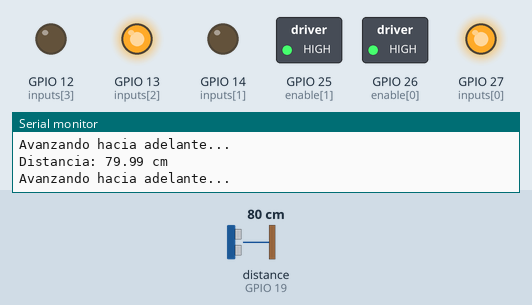
The sketch below on a simulated ESP32. On the bench: switched loads named in the sketch (green lamp = pin HIGH), output pins drawn as LEDs (lit = HIGH), the last lines printed to the serial monitor. Wiring (inferred from the names in the program): ultrasonic range finder: trigger GPIO 18; echo GPIO 19. Inputs (shaded band) come from the test bench; at power-on: distance to the obstacle (sensor on GPIO 19) 80 cm. The echo pulse lasts 58.3 µs per cm; pins used as bus, display or sensor lines are not drawn.

Above: at 1.2 s.
1.3 s: distance to the obstacle (sensor on GPIO 19) set to 33 cm
2.8 s: distance to the obstacle (sensor on GPIO 19) set to 27 cm
At 3.3 s:
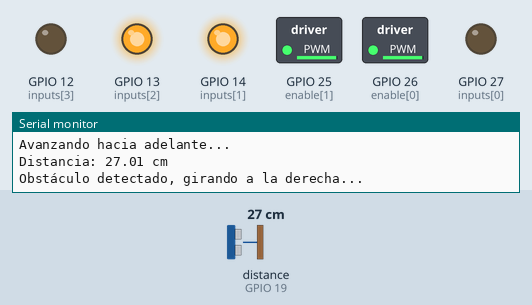
4.4 s: distance to the obstacle (sensor on GPIO 19) set to 35 cm
At 5.6 s:
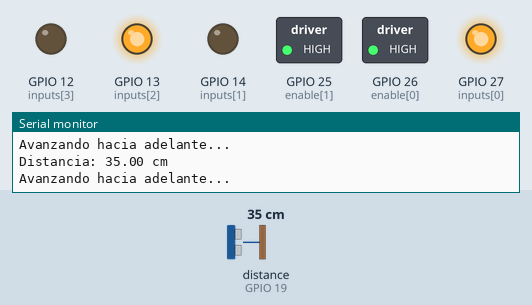
Timing chart, 0 to 7.4 s (numbered marks = the images above; inputs shaded):
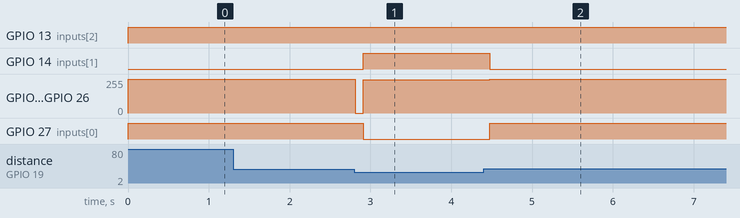

The sketch:

Carro_bueno.ino
```cpp
// Definir pines y constantes
const int trigPin = 18, echoPin = 19;               // Pines para el sensor ultrasónico HC-SR04 (Trigger y Echo)
const int enable[] = {26, 25};                      // Pines Enable A y B para controlar la velocidad de los motores
const int inputs[] = {27, 14, 13, 12};              // Pines IN1, IN2, IN3, IN4 para controlar la dirección de los motores

// Matriz que define los movimientos de los motores {IN1, IN2, IN3, IN4}
// Cada fila representa un tipo de movimiento:
// {Avanzar adelante}, {Retroceder}, {Girar izquierda}, {Girar derecha}
const int movimientos[][4] = {
  {HIGH, LOW, HIGH, LOW},   // Avanzar hacia adelante
  {LOW, HIGH, LOW, HIGH},   // Retroceder
  {LOW, LOW, HIGH, LOW},    // Girar a la izquierda
  {LOW, HIGH, HIGH, LOW}    // Girar a la derecha (ambos motores giran en direcciones opuestas)
};

// Matriz que define las velocidades de los motores {Motor A, Motor B} para cada movimiento
// {Máxima velocidad}, {Media velocidad}, {Giro izquierda}, {Giro derecha}
const int velocidades[][2] = {
  {255, 255},   // Máxima velocidad (avanzar)
  {250, 250},   // Media velocidad (retroceder)
  {0, 250},     // Motor A detenido, Motor B en movimiento (giro izquierda)
  {250, 250}    // Ambos motores en movimiento para girar más rápido a la derecha
};

const int distanciaSegura = 30;  // Distancia mínima (en centímetros) antes de considerar un obstáculo

// Función para detener los motores
// "tiempo" es opcional; si se proporciona, los motores se detendrán durante ese tiempo
void detenerMotores(int tiempo = 0) {
  for (int i = 0; i < 2; i++) analogWrite(enable[i], 0);  // Apaga ambos motores
  delay(tiempo);  // Espera el tiempo especificado
}

// Función para mover los motores según el tipo de movimiento
// "tipo" es un índice que selecciona un movimiento específico desde la matriz "movimientos"
void moverMotores(int tipo) {
  // Asigna los valores de dirección a los pines IN1, IN2, IN3 e IN4 según el tipo de movimiento
  for (int i = 0; i < 4; i++) digitalWrite(inputs[i], movimientos[tipo][i]);

  // Configura la velocidad de los motores A y B de acuerdo a la matriz "velocidades"
  analogWrite(enable[0], velocidades[tipo][0]);  // Motor A
  analogWrite(enable[1], velocidades[tipo][1]);  // Motor B
}

// Función para medir la distancia usando el sensor ultrasónico HC-SR04
// Retorna la distancia calculada en centímetros
float medirDistancia() {
  // Enviar un pulso al pin Trigger para iniciar la medición
  digitalWrite(trigPin, LOW);
  delayMicroseconds(2);
  digitalWrite(trigPin, HIGH);
  delayMicroseconds(10);
  digitalWrite(trigPin, LOW);

  // Leer la duración del pulso de respuesta desde el pin Echo
  long duration = pulseIn(echoPin, HIGH);

  // Convertir la duración del pulso en distancia (cm)
  return duration * 0.0343 / 2;
}

void setup() {
  Serial.begin(115200);  // Iniciar la comunicación serial para depuración

  // Configurar los pines del sensor ultrasónico
  pinMode(trigPin, OUTPUT);
  pinMode(echoPin, INPUT);

  // Configurar los pines de los motores como salida
  for (int i = 0; i < 2; i++) pinMode(enable[i], OUTPUT);
  for (int i = 0; i < 4; i++) pinMode(inputs[i], OUTPUT);

  detenerMotores();  // Asegurarse de que los motores estén apagados al iniciar
}

void loop() {
  // Medir la distancia al obstáculo más cercano
  float distancia = medirDistancia();

  // Mostrar la distancia medida en el monitor serial
  Serial.print("Distancia: ");
  Serial.print(distancia);
  Serial.println(" cm");

  // Si no hay obstáculos a la vista, avanzar
  if (distancia > distanciaSegura) {
    moverMotores(0);  // Movimiento de avanzar adelante
    Serial.println("Avanzando hacia adelante...");
  } else {
    // Si hay un obstáculo, detenerse y girar
    detenerMotores(100);  // Detenerse brevemente antes de girar
    Serial.println("Obstáculo detectado, girando a la derecha...");

    // Continuar girando a la derecha hasta que no haya obstáculos
    while (medirDistancia() <= distanciaSegura) {
      moverMotores(3);  // Movimiento de girar a la derecha
      delay(300);  // Esperar un poco entre cada intento de detección
    }

    Serial.println("Obstáculo evitado, avanzando...");
  }

  delay(50);  // Reducir el tiempo de espera para mejorar la respuesta de la detección
}
```

Measured:
- the behaviour switches between 31 and 30 cm on distance to the obstacle (sensor on GPIO 19) (found by bisection; images 0 and 1)
- after the input at 2.8 s, GPIO 14 (inputs[1]): LOW → HIGH after 0.11 s; GPIO 25 (enable[1]), GPIO 26 (enable[0]): 255/255 → 0/255 at once, → 250/255 0.10 s later; GPIO 27 (inputs[0]): HIGH → LOW after 0.11 s
- after the input at 4.4 s, GPIO 14 (inputs[1]): HIGH → LOW after 0.08 s; GPIO 25 (enable[1]), GPIO 26 (enable[0]): 250/255 → 255/255 after 0.08 s; GPIO 27 (inputs[0]): LOW → HIGH after 0.08 s
